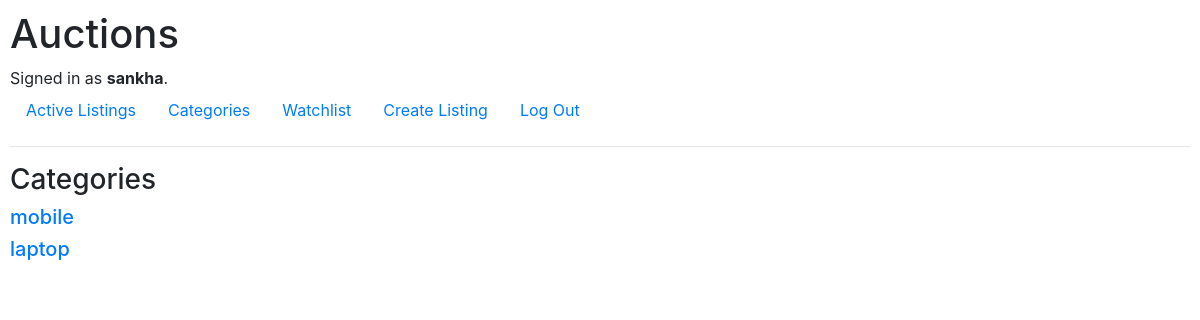
The page /categories (signed in) on the database its author committed.
### auctions/models.py (models this page shows, shortened)
class User(AbstractUser):
    pass

class Category(models.Model):
    categoryName = models.CharField(max_length=30)

### auctions/views.py (the view)
# urls.py: path("categories", views.categories, name="categories"),
def categories(request):
    context = {'categories':Category.objects.all()}
    return render(request, "auctions/categories.html",context)

### auctions/templates/auctions/categories.html
{% extends "auctions/layout.html" %}
{% block body %}
<h3>Categories</h3>
{% for category in categories %}
<div>
    <h5><a href="#">{{category.categoryName}}</a></h5>
</div>
{% endfor %}
{% endblock %}

### auctions/templates/auctions/layout.html (shortened to what this page needs)
{% load static %}
<!DOCTYPE html>
<html lang="en">
<head>
    <link rel="stylesheet" href="https://stackpath.bootstrapcdn.com/bootstrap/4.4.1/css/bootstrap.min.css"
>
    <link href="{% static 'auctions/styles.css' %}" rel="stylesheet">
</head>
<body>
    <h1>Auctions</h1>
    <div>
        {% if user.is_authenticated %}
        Signed in as <strong>{{ user.username }}</strong>.
        {% else %}
        Not signed in.
        {% endif %}
    </div>
    <ul class="nav">
        <li class="nav-item">
            <a class="nav-link" href="{% url 'index' %}">Active Listings</a>
        </li>
        <li class="nav-item">
            <a class="nav-link" href="{% url 'categories' %}">Categories</a>
        </li>
        {% if user.is_authenticated %}
        <li class="nav-item">
            <a class="nav-link" href="{% url 'watchlist' %}">Watchlist</a>
        </li>
        <li class="nav-item">
            <a class="nav-link" href="{% url 'createListing' %}">Create Listing</a>
        </li>
        <li class="nav-item">
            <a class="nav-link" href="{% url 'logout' %}">Log Out</a>
        </li>
        {% endif %}
    </ul>
    <hr>
    {% block body %}
    {% endblock %}
</body>
</html>

### auctions/static/auctions/styles.css (style rules this page uses)
body { padding: 10px; }

### rows shown on the page
User: username "sankha"
Category: categoryName "mobile"
Category: categoryName "laptop"
